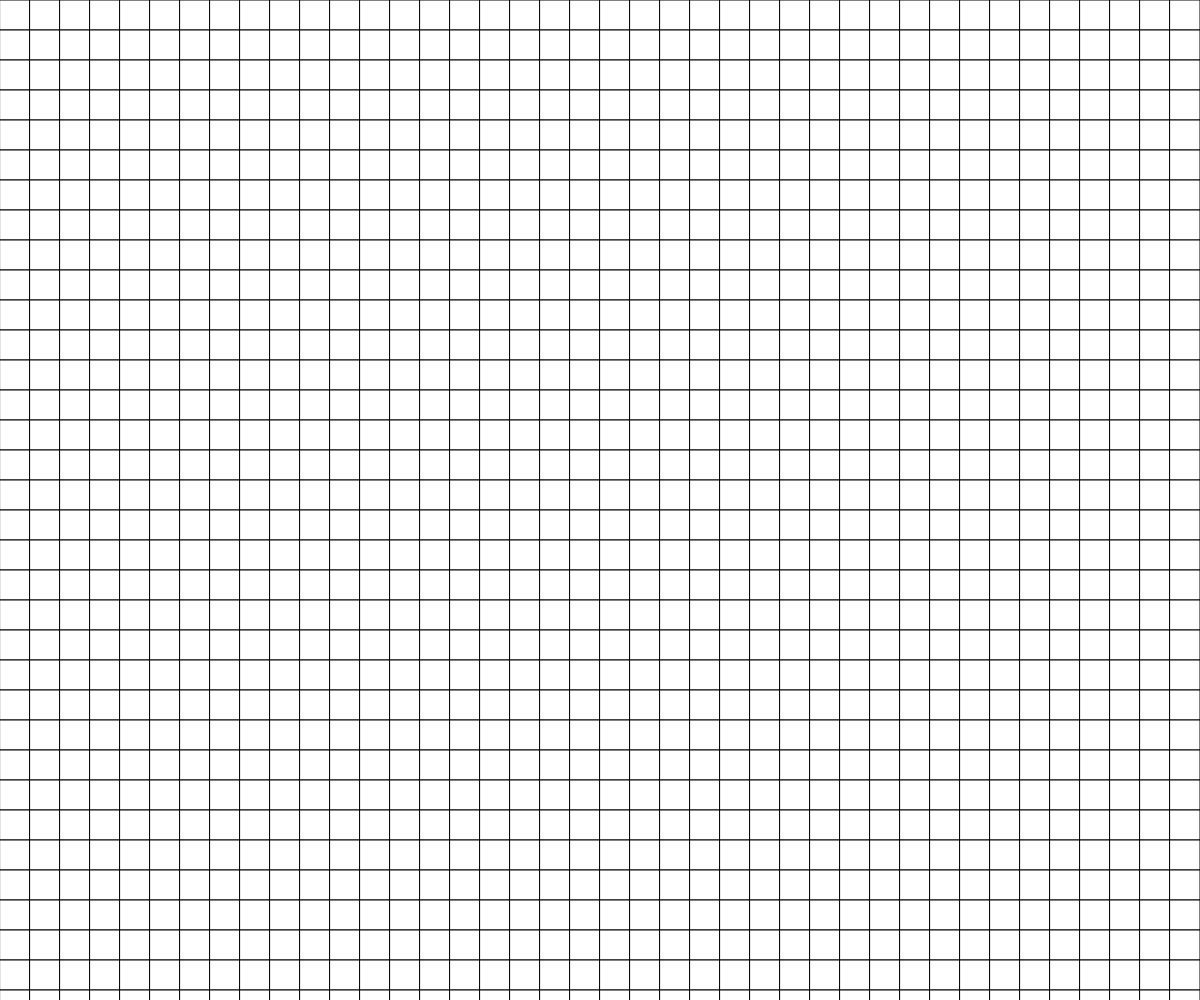
Frame 1 (no input)
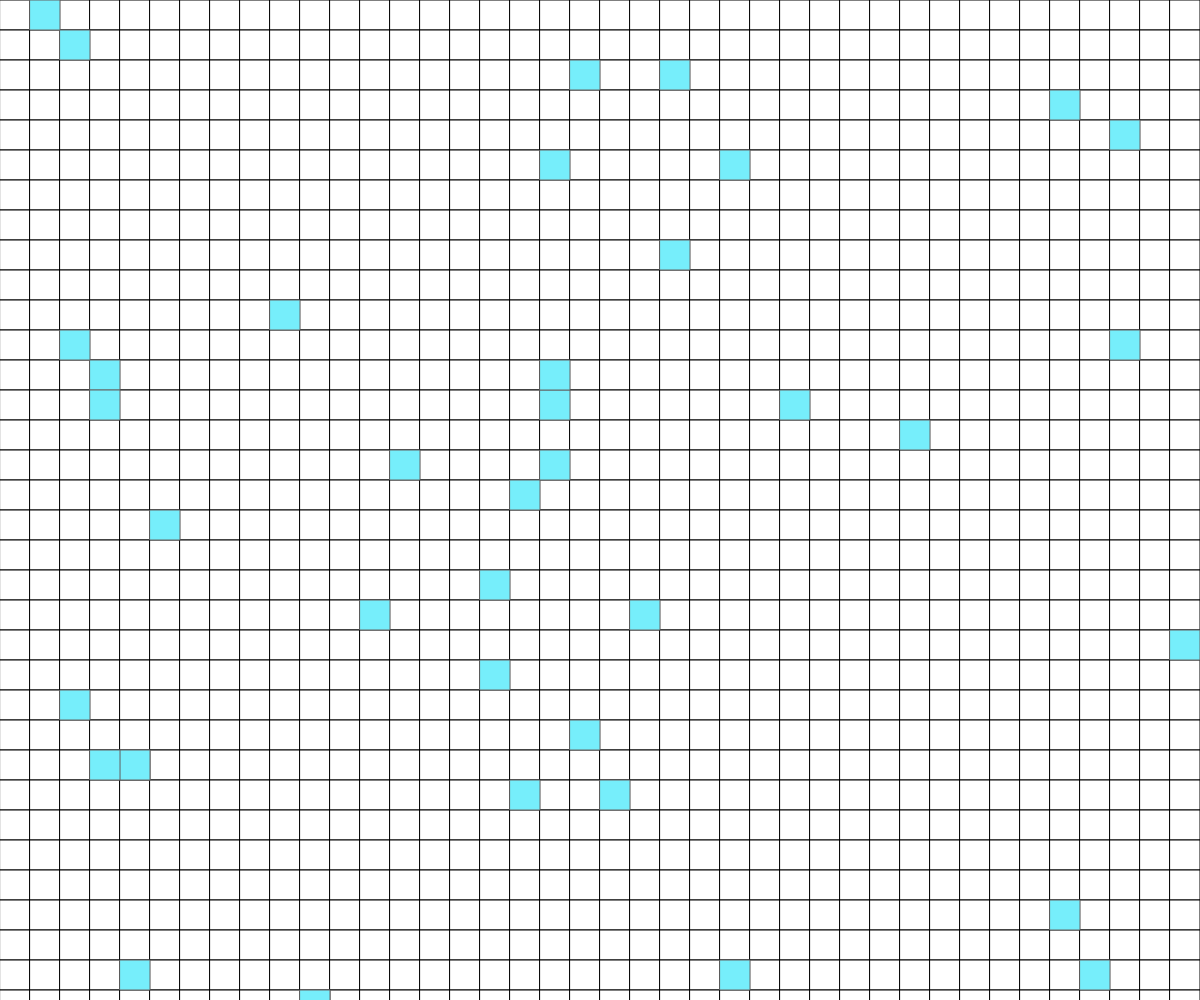
Frame 60 (no input)
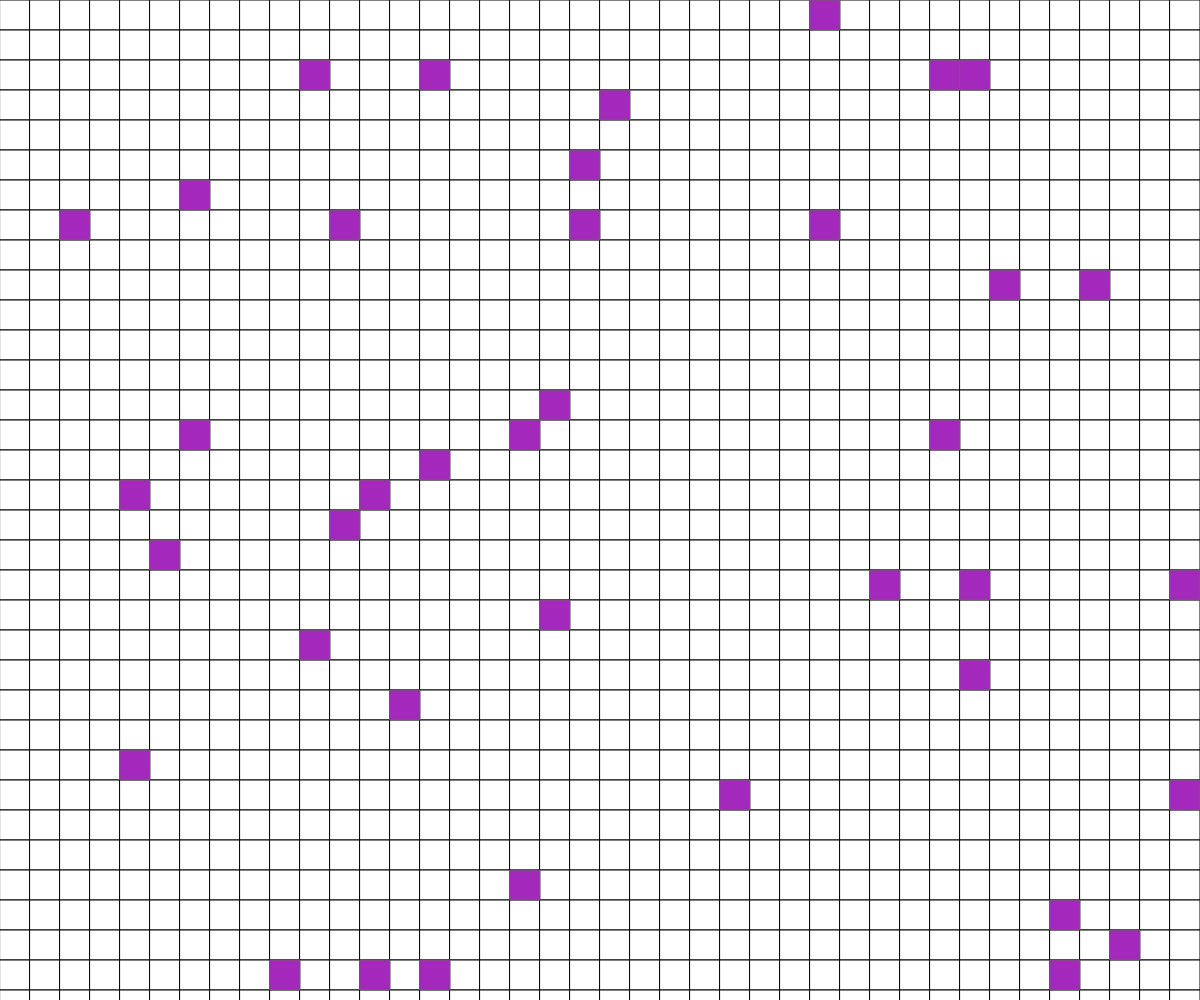
Frame 120 (the mouse pressed at the canvas centre since frame 60)

The p5.js sketch that drew these frames (run headless with seeded random() and noise() and a simulated clock; from frame 60 on, the mouse is pressed at the canvas centre):

// p5.js sketch
// ── sketch.js
let Timer = 0;
let BlockArray = []
let blockColour = []


function setup() {
    createCanvas(windowWidth, windowHeight)
    grid = createGraphics(windowWidth, windowHeight)
    createInitGrid()



}

function draw() {
    background(0);
    stroke(100)
    fill(0)

    image(grid,0,0)


    Timer ++
    if (Timer > random(0,100)){
        Timer = 0;
        BlockArray = []
        blockColour = [random(0, 255),random(0, 255),random(0, 255)]
        for (i = 0; i < 40; i++){
            r = new randomBlock(blockColour)
            BlockArray.push(r)
            console.log(BlockArray)
        }
    }
    for (i = 0; i < BlockArray.length; i++){
        BlockArray[i].show()
    }


}

function windowResized(){
    resizeCanvas(windowWidth, windowHeight)
    grid.resizeCanvas(windowWidth, windowHeight)
    createInitGrid()
}

class randomBlock{

    constructor(BlockColour){
        this.x = round(random(0, windowWidth) / 30) * 30
        this.y = round(random(0, windowHeight) / 30) * 30
        this.col = BlockColour


    }

    show(){
        fill(this.col)
        rect(this.x, this.y, 30)

    }
}

function createInitGrid(){
    for (i = 0; i < windowWidth; i += 30){
        for (j = 0; j < windowHeight; j += 30)
            grid.rect(i, j, 30)
    }
}
